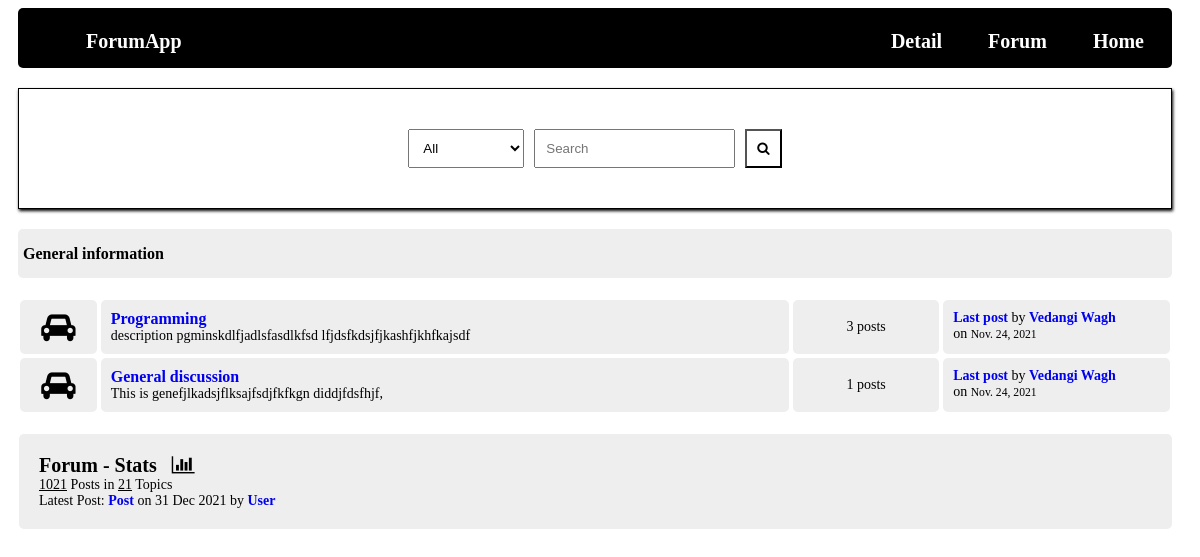
The page / on the database its author committed.
### online_forum/models.py (models this page shows, shortened)
class Category(models.Model):
    title = models.CharField(max_length=100)
    slug = models.SlugField(max_length=200, unique=True, blank=True)
    description = models.TextField(default="Description")
    class Meta:
        verbose_name_plural = "Categories"
    def get_url(self):
        return reverse("posts", kwargs={
            'slug': self.slug
        })
    @property
    def number_of_posts(self):
        return Post.objects.filter(categories=self).count()
    @property
    def last_post(self):
        return Post.objects.filter(categories=self).latest('timestamp')

class Post(models.Model):
    title = models.CharField(max_length=1000)
    slug = models.SlugField(max_length=1500, unique=True, blank=True)
    author = models.ForeignKey(Author, on_delete=models.CASCADE)
    content = HTMLField()
    categories = models.ManyToManyField(Category)
    timestamp = models.DateTimeField(auto_now_add=True)
    approved = models.BooleanField(default=False)
    hit_count_generic = GenericRelation(HitCount, object_id_field='object_pk',
                                        related_query_name='hit_count_generic_relation')
    tags = TaggableManager()
    comments = models.ManyToManyField(Comment, blank=True)
    def get_url(self):
        return reverse("post-detail", kwargs={
            'slug': self.slug
        })

class Author(models.Model):
    user = models.ForeignKey(User, on_delete=models.CASCADE)
    full_name = models.CharField(max_length=255, blank=True)
    slug = models.SlugField(max_length=512, unique=True, blank=True)
    bio = HTMLField()
    points = models.IntegerField(default=0)
    profile_pic = ResizedImageField(size=[50, 80], quality=100, upload_to='authors', default=None, blank=False)

### online_forum/views.py (the view)
# urls.py: path('', views.index, name='index'),
def index(request):
    forums = Category.objects.all()
    context = {'forums': forums}
    return render(request, 'index.html', context)

### templates/index.html (shortened to what this page needs)
{% extends 'base.html' %}
{% block content %}
    <div class="container">
        <div class="forum-title">
            <h1>General information</h1>
        </div>
        <div class="forum-list">
            {% for forum in forums %}
            <div class="forum-row">
                <div class="forum-icon forum-column center">
                    <i class="fa fa-car"></i>
                </div>
                <div class="forum-description forum-column">
                    <h1><a href="{{ forum.get_url }}">{{ forum.title }}</a></h1>
                    <p>{{ forum.description }}</p>
                </div>
                <div class="forum-stats forum-column center">
                    <span>{{ forum.number_of_posts }} posts</span>
                </div>
                <div class="forum-info forum-column">
                    <b><a href="{{ forum.last_post.get_url }}">Last post</a></b>
                    by <a href="#">{{ forum.last_post.author.full_name }}</a>
                    <br/>
                    on <small>{{ forum.last_post.timestamp|date }}</small>
                </div>
            </div>
            {% endfor %}
        </div>
    </div>
    <div class="forum-app-stats">
        <div class="forum-app-stats-title">
            Forum - Stats &nbsp; <i class="fa fa-bar-chart"></i>
        </div>
        <div>
            <span><u>1021</u> Posts in <u>21</u> Topics</span><br/>
            <span>Latest Post: <b><a href="#">Post</a></b> on 31 Dec 2021 by <a href="#">User</a> </span>
        </div>
    </div>
{% endblock content %}

### static/style.css (style rules this page uses)
* { box-sizing: border-box; }
html { font-size: 14px; font-family: 'sans-serif'; }
a { font-weight: bolder; text-decoration: none; }
h1 { font-size: 16px; font-weight: bolder; }
.container { margin-top: 20px; margin-left: 10px; margin-right: 20px; }
.forum-list { margin-top: 20px; }
.forum-title { background-color: #EEEEEE; padding: 5px; border-radius: 5px; }
.forum-description * { margin-block: 0; }
.forum-row { display: grid; grid-template-columns: 7% 60% 13% 20%; }
.forum-column { padding: 10px; margin: 2px; border-radius: 5px; background-color: #EEEEEE; }
.center { display: flex; justify-content: center; align-items: center; }
.forum-icon i { font-size: 30px; }
.forum-app-stats { padding: 20px; background-color: #EEEEEE; margin-top: 20px; margin-left: 11px; margin-right: 20px; margin-bottom: 20px; border-radius: 5px; }
.forum-app-stats-title { font-size: 20px; font-weight: bold; }

### rows shown on the page
Category: title "Programming", description "description pgminskdlfjadlsfasdlkfsd lfjdsfkdsjfjkashfjkhfkajsdf", number_of_posts "3", last_post.author.full_name "Vedangi Wagh", last_post.timestamp "Nov. 24, 2021"
Category: title "General discussion", description "This is genefjlkadsjflksajfsdjfkfkgn diddjfdsfhjf,", number_of_posts "1", last_post.author.full_name "Vedangi Wagh", last_post.timestamp "Nov. 24, 2021"
